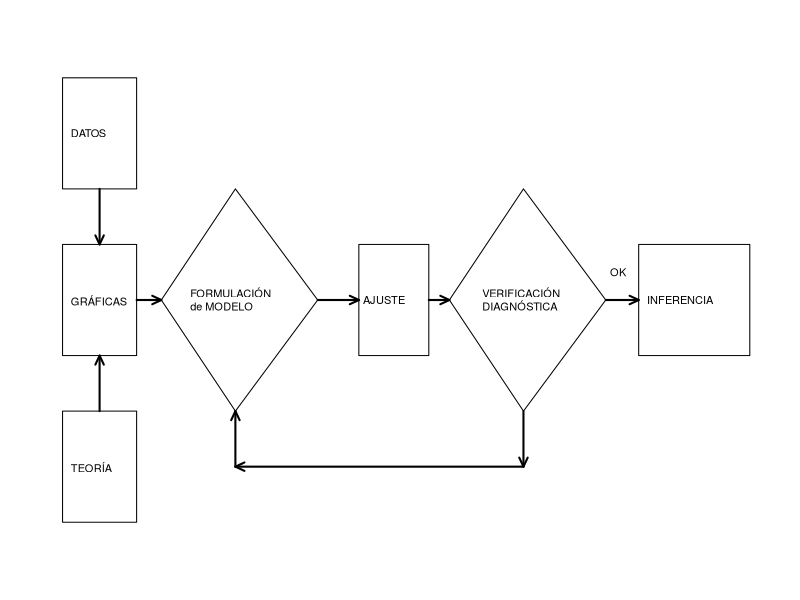

The R script that drew this image: (Note: this script raises an error after producing the figure.)
## ---- chunk 1
# FIGURA 5.1
plot.new()
par(mar=c(0,0,0,0), cex=1.1)
plot.window(xlim=c(0,18),ylim=c(-5,5))

text(1,3,labels="DATOS",adj=0, cex=0.6)
text(1,0,labels="GRÁFICAS",adj=0, cex=0.6)
text(1,-3,labels="TEORÍA",adj=0, cex=0.6)
text(3.9,0,labels="FORMULACIÓN\nde MODELO",adj=0, cex=0.6)
text(8.1,0,labels="AJUSTE",adj=0, cex=0.6)
text(11,0,labels="VERIFICACIÓN\nDIAGNÓSTICA",adj=0, cex=0.6)
text(15,0,labels="INFERENCIA",adj=0, cex=0.6)
text(14.1,0.5,labels="OK",adj=0, cex=0.6)

rect(0.8,2.0,2.6,4.0)
arrows(1.7,2.0,1.7,1.0,code=2,lwd=2,angle=25,length=0.10)
rect(0.8,-1.0,2.6,1.0)
arrows(1.7,-2.0,1.7,-1.0,code=2,lwd=2,angle=25,length=0.10)
rect(0.8,-4.0,2.6,-2.0)

arrows(2.6,0,3.2,0,code=2,lwd=2,angle=25,length=0.10)

x <- c(5,7.0,5,3.2)
y <- c(2,0,-2,0)
polygon(x,y)
arrows(7.0,0,8.0,0,code=2,lwd=2,angle=25,length=0.10)

rect(8.0,-1.0,9.7,1.0)
arrows(9.7,0,10.2,0,code=2,lwd=2,angle=25,length=0.10)

x1 <- c(12,14.0,12,10.2)
y1 <- c(2,0,-2,0)
polygon(x1,y1)
arrows(14.0,0,14.8,0,code=2,lwd=2,angle=25,length=0.10)

rect(14.8,-1.0,17.5,1.0)
arrows(12,-2.0,12,-3,code=2,lwd=2,angle=25,length=0.10)
arrows(12,-3.0,5,-3,code=2,lwd=2,angle=25,length=0.10)
arrows(5,-3.0,5,-2,code=2,lwd=2,angle=25,length=0.10)
## ---- chunk 2
# Tabla de Dieciséis Modelos Posibles en R
tableout <- 
  data.frame(
    Expression = c("E $y=\\beta_0$", 
                   "E $y=\\beta_0+\\beta_1x_i$", 
                   "E $y = \\beta_0 + \\beta_1 x_i + \\beta_2 x_j$", 
                   "E $y = \\beta_0 + \\beta_1 x_1 + \\beta_2 x_j +\\beta_3x_{k}$", 
                   "E $y = \\beta_0 + \\beta_1 x_1 + \\beta_2 x_2 +\\beta_3 x_3 + \\beta_4 x_4$"),
    Combinations = c("", "$i$ = 1,2,3,4", 
                     "($i,j$) = (1,2),(1,3),(1,4),(2,3),(2,4),(3,4)", 
                     "($i,j,k$) = (1,2,3),(1,2,4),(1,3,4),(2,3,4)", 
                     ""),
    Models = c("1 modelo sin variables independientes", 
               "4 modelos con una variable independiente", 
               "6 modelos con dos variables independientes", 
               "4 modelos con tres variables independientes", 
               "1 modelo con todas las variables independientes")
  )

TableGen1(TableData=tableout , 
         TextTitle='Dieciséis Modelos Posibles', 
         Align='lcl',  ColumnSpec=1:2,
         ColWidth = "3cm") %>%
     kableExtra::column_spec(1, width =  "7cm") %>%
     kableExtra::column_spec(c(1,2), border_right = TRUE) %>%
     kableExtra::column_spec(3, width =  "7cm")

## ---- chunk 3

liquidity <- read.csv("CSVData/Liquidity.csv", header=TRUE)
varLiquid <- c("AVGT", "NTRAN", "PRICE", "SHARE", "VALUE", "DEBEQ", "VOLUME")
liquidMat <- data.frame(liquidity[varLiquid])
names(liquidMat)[names(liquidMat) == "DEBEQ"] <- "DEB_EQ"

#  TABLA 5.2 ESTADÍSTICAS RESUMEN
BookSummStats <- function(Xymat){
meanSummary <- sapply(Xymat, mean,  na.rm=TRUE) 
sdSummary   <- sapply(Xymat, sd,    na.rm=TRUE) 
minSummary  <- sapply(Xymat, min,   na.rm=TRUE) 
maxSummary  <- sapply(Xymat, max,   na.rm=TRUE) 
medSummary  <- sapply(Xymat, median,na.rm=TRUE) 
tableMat  <- cbind(meanSummary, medSummary, sdSummary, minSummary, maxSummary)
return(tableMat)
}

liquidMat1 <- liquidMat[,c(7,1:6)]
tableMat  <- BookSummStats(liquidMat1)
colnames(tableMat)  <- c("Media", "Mediana", "Desviación Estándar", 
                         "Mínimo", "Máximo")
rownames(tableMat)  <- varLiquid[c(7,1:6)]
tableMat       <- round(tableMat, digits = 3)
tableMat[3,]   <- round(tableMat[3,], digits = 0) 
tableMat[4:5,] <- round(tableMat[4:5,], digits = 2)

TableGen1(TableData=tableMat, 
         TextTitle='Estadísticas Resumen de las Variables de Liquidez de las Acciones', 
         Align='r', Digits=3, ColumnSpec=1:5,
         ColWidth = ColWidth5) 
## ---- chunk 4
cor_matrix <- cor(liquidMat)
rownames(cor_matrix) <- colnames(cor_matrix) <- 
        c("AVGT", "NTRAN", "PRICE", "SHARE", "VALUE", "DEB_EQ", "VOLUME")
TableGen1(TableData=cor_matrix, 
         TextTitle='Matriz de Correlación de la Liquidez de las Acciones', 
         Align='r', Digits=3, ColumnSpec=1:6,
         ColWidth = ColWidth6) 

## ---- chunk 5
#  FIGURA 5.2
pairs(liquidMat, upper.panel=NULL, cex=1.5, xaxt="n", yaxt="n", pch=".", gap=0, cex.labels=0.8)

## ---- chunk 6

resid_corr1 <- data.frame(
  Variable = c("AVGT", "PRICE", "SHARE", "VALUE", "DEB_EQ"),
  RESID = c(-0.159, -0.014, 0.064, 0.018, 0.078)
)

TableGen1(TableData=t(resid_corr1) , 
         TextTitle='Primera Tabla de Correlaciones', 
         Align='c',  ColumnSpec=1:5, Digits = 3, 
         ColWidth = "3cm")
## ---- chunk 7

#  FIGURA 5.3
model2 <- lm(VOLUME ~ AVGT + NTRAN, data=liquidMat)

op <- par(no.readonly = TRUE)
layout(matrix(c(1,2,3,4,5,6,7,8,9,10), byrow=TRUE, ncol=5))
par("oma"=c(3,3,3,3), "mai"=c(0,0,0.1,0), cex=0.8)

plot.new()
hist(liquidMat$PRICE, breaks=18, main="PRICE", xaxt="n", yaxt="n", xlab="", ylab="", cex.main = 1, font.main= 1)
hist(liquidMat$SHARE, breaks=12, main="SHARE", xaxt="n", yaxt="n", xlab="", ylab="", cex.main = 1, font.main= 1)
hist(liquidMat$VALUE, breaks=12, main="VALUE", xaxt="n", yaxt="n", xlab="", ylab="", cex.main = 1, font.main= 1)
hist(liquidMat$DEB_EQ, breaks=12, main="DEB_EQ", xaxt="n", yaxt="n", xlab="", ylab="", cex.main = 1, font.main= 1)
hist(model2$residuals, breaks=20, main="Residuos", xaxt="n", yaxt="n", xlab="", ylab="", cex.main = 1, font.main= 1)

plot(liquidMat$PRICE, model2$residuals, xaxt="n", yaxt="n", xlab="", ylab="")
plot(liquidMat$SHARE, model2$residuals, xaxt="n", yaxt="n", xlab="", ylab="")
plot(liquidMat$VALUE, model2$residuals, xaxt="n", yaxt="n", xlab="", ylab="")
plot(liquidMat$DEB_EQ, model2$residuals, xaxt="n", yaxt="n", xlab="", ylab="")
## ---- chunk 8
resid_corr2 <- data.frame(
  Variable = c("PRICE", "SHARE", "VALUE", "DEB_EQ"),
  RESID = c(-0.015, 0.100, 0.074, 0.089)
)

TableGen1(TableData=t(resid_corr2) , 
         TextTitle='Segunda Tabla de Correlaciones', 
         Align='c',  ColumnSpec=1:4, Digits = 3, 
         ColWidth = "3cm")
## ---- chunk 9
#  FIGURA 5.4
library(cluster)
library(MASS)

par(mar=c(3.2,5.4,.2,.2))
plot(1,5,type="p",pch=19,cex=1.5,xlab="",ylab="",cex.lab=1.5,xaxt="n",yaxt="n",xlim=c(-3,5),ylim=c(-12,12))
mtext(expression(x[2]), side=1,line=2, cex=2.0)
mtext(expression(x[1]), side=2, line=2, las=2, cex=2.0)
arrows(1.5,5,4,5,code=1,lwd=2,angle=15,length=0.25)
xycov <- matrix(c(2, -5, -5, 20), nrow=2, ncol=2)
xyloc <- matrix(c(0, 0), nrow=1, ncol=2)
polygon(ellipsoidPoints(xycov, d2 = 2, loc=xyloc), col="black")
## ---- chunk 10
 table.out <- data.frame(
  Observation = c("A", "B", "C"),
  `Standardized residual` = c("4.00", "0.77", "-4.01"),
  Leverage = c("0.067", "0.550", "0.550"),
  `Cook's distance` = c("0.577", "0.363", "9.832")
)
colnames(table.out) <- c("Observation", "Standardized Residual $e / se(e)$", "Leverage $h$", "Cook's Distance $D$")
TableGen1(TableData=table.out, 
         TextTitle='Medidas de Tres Tipos de Puntos Inusuales', 
         Align='cccc', Digits=3, ColumnSpec=1:3,
         ColWidth = ColWidth4)

## ---- chunk 11
# Tabla con estadísticas de la regresión
table.out <- data.frame(
  x_j = c("PRICE", "SHARE", "VALUE"),
  s_xj = c(21.37, 115.1, 8.157),
  b_j = c(-0.022, 0.054, 0.313),
  se_bj = c(0.035, 0.010, 0.162),
  t_bj = c(-0.63, 5.19, 1.94),
  VIF_j = c(1.5, 3.8, 4.7)
)
colnames(table.out)  <- c("$x_j$","$s_{x_j}$","$b_j$","$se(b_j)$","$t(b_j)$","$VIF_j$")

TableGen1(TableData=table.out, 
         TextTitle='Estadísticas de una regresión de VOLUME sobre PRICE, SHARE y VALUE', 
         Align='lrrrrrr', Digits=3, ColumnSpec=1:5,
         ColWidth = ColWidth5) 
## ---- chunk 12
# FIGURA 5.5
x <- seq(0, 80, length=81)
y <- -(x - 60)^2 + 2000

par(mar=c(3.2, 5.4, .2, .2))
plot(x, y, type="l", xlim=c(15, 90), ylim=c(-1500, 2500), xaxt="n",
     yaxt="n", xlab="", ylab="", cex.lab=1.5)
mtext(expression(x[2]), side=1, line=2, cex=2)
mtext(expression(x[1]), side=2, line=2, las=1, cex=2)
points(20, 400, pch=1, cex=2)
points(22, 556, pch=1, cex=2)
points(35, 1375, pch=1, cex=2)
points(37, 1471, pch=1, cex=2)
points(39, 1559, pch=1, cex=2)
points(45, 1775, pch=1, cex=2)
## ---- chunk 13
# FIGURA 5.6

Random.seed <- 1:15
x <- runif(15, min=0, max=1)
y <- runif(15, min=-0.1, max=0.1) + 1 - x
par(mar=c(3.2, 4.4, .2, .2))
plot(x, y, type="p", pch=1, cex=1.5, xlim=c(0, 1.2),
     ylim=c(-0.1, 1.4), xaxt="n", yaxt="n", xlab="", ylab="", cex.lab=1)
mtext(expression(x[2]), side=1, line=2, cex=1.4)
mtext(expression(x[1]), side=2, line=2, cex=1.4, las=1)
points(0.8, 1, pch=1, cex=1.5)
arrows(0.55, 1.1, 0.75, 1.02, code=2, lwd=2, angle=5, length=0.15)
text(0.6, 1.2, "ALTA INFLUENCIA, COLINEALIDAD\nENMASCARANDO PUNTO", cex=1.0)
## ---- chunk 14
# FIGURA 5.7

Random.seed <- 1:15
x <- runif(18, min=0, max=1.2)
y <- runif(18, min=0, max=1.2)
par(mar=c(3.2, 4.4, .2, .2))
plot(x, y, type="p", pch=1, cex=1.5, xlim=c(0, 3),
     ylim=c(0, 3), xaxt="n", yaxt="n", xlab="", ylab="", cex.lab=1)
mtext(expression(x[2]), side=1, line=2, cex=1.4)
mtext(expression(x[1]), side=2, line=2, cex=1.4, las=1)
points(2, 2, pch=1, cex=1.5)
arrows(1.4, 2.25, 1.9, 2.05, code=2, lwd=2, angle=5, length=0.15)
text(1.5, 2.5, "ALTA INFLUENCIA, COLINEALIDAD\nCREANDO PUNTO", cex=1.0)
## ---- chunk 15

#  FIGURA 5.8
library(MASS)
Sigma <- matrix(c(1, 0.972, 0.188, 0.972, 1, -0.022, 0.188, -0.022, 1), 3, 3)
.Random.seed <- 1:40
x1x2y <- mvrnorm(n=40, rep(0, 3), Sigma, empirical=TRUE)

pairs(x1x2y, upper.panel=NULL, xaxt="n", yaxt="n",
     labels=expression(x[1], x[2], y), pch=1, gap=0, cex.labels=1.5)

## ---- chunk 16

table.out <- data.frame(
  row1 = c("","$x_1$","$x_2$"),
  row2 = c("$x_2$",0.972, ""),
  row3 = c("$y$", 0.188, -0.022)
)
colnames(table.out)  <- NULL
rownames(table.out) <- NULL

TableGen1(TableData=t(table.out), 
         TextTitle='Matriz de Correlación para el Ejemplo de Suprensor', 
         Align='c', Digits=3, ColumnSpec=1:2) 
## ---- chunk 17

#  FIGURA 5.9

op <- par(no.readonly = TRUE)
par(mai=c(0,0.1,0,0))
plot.new()
plot.window(xlim=c(0,18),ylim=c(-10,10))
rect(1,-1.2,14,1.2)
rect(7,4,15,8)
rect(1,-8,6,-4)
x <- seq(1.5,9,length=6)
y <- rep(0,6)
text(x,y,labels=c(1:6),cex=1.5)
x1 <- seq(10.5,11.5,length=3)
y1 <- rep(0,3)
text(x1,y1,labels=rep(".",3),cex=3)
text(13,0,labels="n",cex=1.5)

text(15,0,labels="TAMAÑO\nORIGINAL\nDE LA MUESTRA n",adj=0, cex = 0.80)
text(7.5,6,labels="TAMAÑO DE LA\nSUBMUESTRA DE\nDESARROLLO DEL MODELO",adj=0, cex = 0.80)
text(13.0,5.1, expression(n[1]), adj=0, cex=0.8)
text(1.4,-6,labels="TAMAÑO DE LA\nSUBMUESTRA DE\nVALIDACIÓN",adj=0, cex = 0.80)
text(4.0,-6.9,expression(n[2]),adj=0, cex=0.8)

arrows(1.8,0.8,8.3,3.9,code=2,lwd=2,angle=15,length=0.2)
arrows(4.8,0.8,9,3.8,code=2,lwd=2,angle=15,length=0.2)
arrows(9.1,0.9,9.5,3.8,code=2,lwd=2,angle=15,length=0.2)
arrows(12.8,0.8,10,3.8,code=2,lwd=2,angle=15,length=0.2)
arrows(2.9,-0.9,2.5,-3.8,code=2,lwd=2,angle=15,length=0.2)
arrows(5.9,-0.9,3.1,-3.8,code=2,lwd=2,angle=15,length=0.2)
arrows(7.4,-0.9,3.5,-3.8,code=2,lwd=2,angle=15,length=0.2)
## ---- chunk 18

#  FIGURA 5.10

x <- seq(5, 28, length=24)
y <- 0.5 * x - 3
par(mar=c(3.2, 4.4, .2, .2))
plot(0, 0, type="l", xlim=c(8, 30), ylim=c(0.5, 13),
     xlab="", ylab="", xaxt="n", yaxt="n", cex.lab=1.5)
mtext("x", side=1, line=2, cex=1.4)
mtext("y", side=2, line=2, las=1, cex=1.4)
error <- matrix(c(1, 0.1, 2, 0.3, 2.5, 0.4, 3, 0.65, 3.8, 0.8, 4, 1, 
                   4.5, 1, 5, 1.2, 5.5, 1.3, 6, 1.5, 6.5, 1.6, 7, 1.65, 
                   8, 2.2, 8.5, 2.7, 9, 3, 9, -3, 8.5, -2.6, 7.5, -2.2, 
                   7, -2.1, 6.5, -1.7, 6, -1.6, 5.6, -1.5, 5, -1.2, 4.6, 
                   -1, 4, -0.9, 3.5, -0.6, 3, -0.5, 2.8, -0.3, 2, -0.2, 
                   1, -0.1), ncol=2, byrow=TRUE)
xycor <- cbind((error[, 1] + 3) * 2, error[, 1] + error[, 2])
polygon(xycor, col="grey")
lines(x, y)
## ---- chunk 19

#  FIGURA 5.11

x <- seq(0, 10, length=11)
y <- seq(0, 0, length=11)
par(mar=c(3.2, 4.4, .2, .2))
plot(0, 0, type="l", xlim=c(1.2, 12), ylim=c(-6, 6),
     xlab="", ylab="",
     xaxt="n", yaxt="n", cex.lab=1.2)
mtext(expression(e), las=1, side=2, line=2, cex=1.4)
mtext(expression(hat(y)), side=1, line=2, cex=1.4)
error <- matrix(c(1, 0.1, 2, 0.3, 2.5, 0.4, 3, 0.65, 3.8, 0.8, 4, 1, 
                   4.5, 1, 5, 1.2, 5.5, 1.3, 6, 1.5, 6.5, 1.6, 7, 1.65, 
                   8, 2.2, 8.5, 2.7, 9, 3, 9, -3, 8.5, -2.6, 7.5, -2.2, 
                   7, -2.1, 6.5, -1.7, 6, -1.6, 5.6, -1.5, 5, -1.2, 4.6, 
                   -1, 4, -0.9, 3.5, -0.6, 3, -0.5, 2.8, -0.3, 2, -0.2, 
                   1, -0.1), ncol=2, byrow=TRUE)
polygon(error, col="grey")
lines(x, y)
